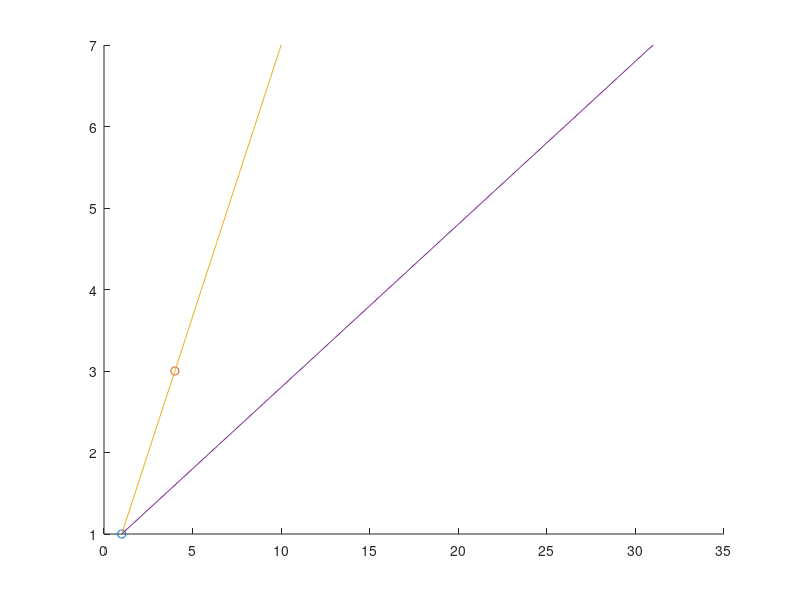

MATLAB code for this plot:
function Line
    %params
    a = 2 + 2 * 1i;
    z0 = 1 + 1i;
    alphas = 0:0.1:3;

    %plotting
    hold on
    plot([z0], 'o')
    plot([a + z0 + 1], 'o')
    plot(line(z0, a, alphas))
    plot(f(z0, a, line(z0, a, alphas)))
    hold off
end

function z_ = line(z0, a, alpha)
    z_ = z0 + (1 + a) * alpha;
end

function z_ = f(z0, a, z)
    z_ = a * conj(z - z0) + z0;
end